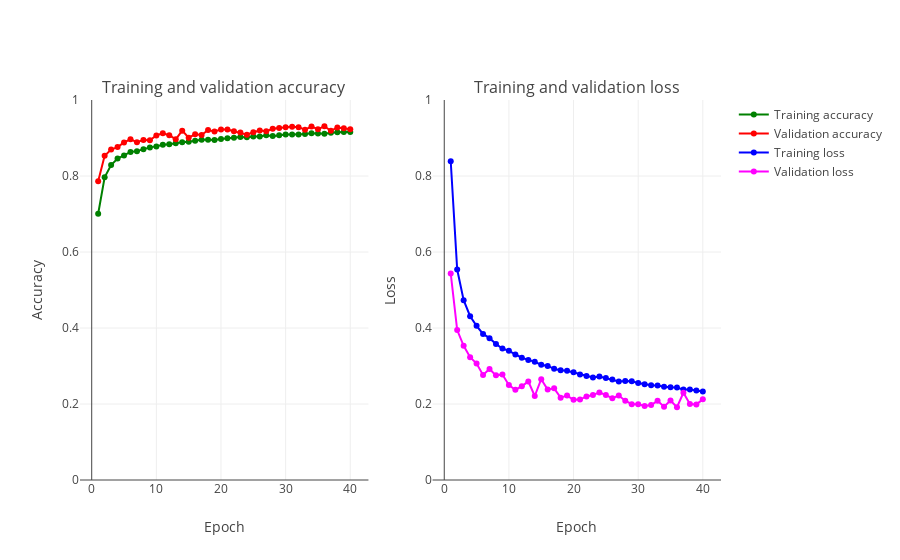

Notebook code for this chart:
### Code cell
plot_accuracy_and_loss(train_model)

### Figure 1 — Plotly figure (JSON) as saved in the notebook; plotly's stock layout.template omitted (floating-point values rounded to 4 significant figures)
{"data": [{"marker": {"color": "Green"}, "mode": "markers+lines", "name": "Training accuracy", "text": ["1", "2", "3", "4", "5", "6", "7", "8", "9", "10", "11", "12", "13", "14", "15", "16", "17", "18", "19", "20", "21", "22", "23", "24", "25", "26", "27", "28", "29", "30", "31", "32", "33", "34", "35", "36", "37", "38", "39", "40"], "type": "scatter", "uid": "a6c5864d-37e6-402d-ba22-ae4c468759c7", "x": [1, 2, 3, 4, 5, 6, 7, 8, 9, 10, 11, 12, 13, 14, 15, 16, 17, 18, 19, 20, 21, 22, 23, 24, 25, 26, 27, 28, 29, 30, 31, 32, 33, 34, 35, 36, 37, 38, 39, 40], "xaxis": "x", "y": [0.7006, 0.7967, 0.8286, 0.8461, 0.854, 0.8633, 0.8655, 0.8706, 0.8753, 0.8779, 0.8822, 0.8836, 0.8865, 0.8886, 0.8901, 0.8927, 0.8954, 0.8956, 0.8947, 0.8974, 0.8995, 0.9007, 0.9024, 0.9017, 0.9041, 0.9038, 0.9069, 0.9049, 0.9071, 0.9089, 0.9094, 0.9095, 0.9104, 0.9123, 0.9117, 0.9111, 0.9139, 0.9153, 0.9159, 0.9158], "yaxis": "y"}, {"marker": {"color": "Red"}, "mode": "markers+lines", "name": "Validation accuracy", "text": ["1", "2", "3", "4", "5", "6", "7", "8", "9", "10", "11", "12", "13", "14", "15", "16", "17", "18", "19", "20", "21", "22", "23", "24", "25", "26", "27", "28", "29", "30", "31", "32", "33", "34", "35", "36", "37", "38", "39", "40"], "type": "scatter", "uid": "b842499f-8a0a-4354-8d12-a0e9ba83b5ed", "x": [1, 2, 3, 4, 5, 6, 7, 8, 9, 10, 11, 12, 13, 14, 15, 16, 17, 18, 19, 20, 21, 22, 23, 24, 25, 26, 27, 28, 29, 30, 31, 32, 33, 34, 35, 36, 37, 38, 39, 40], "xaxis": "x", "y": [0.7865, 0.8535, 0.8697, 0.876, 0.8884, 0.8965, 0.8891, 0.895, 0.8939, 0.9068, 0.9127, 0.9073, 0.8964, 0.9193, 0.9008, 0.9096, 0.908, 0.9209, 0.9173, 0.9227, 0.9222, 0.9177, 0.9142, 0.9086, 0.9153, 0.9198, 0.9178, 0.9242, 0.9265, 0.9284, 0.9299, 0.9285, 0.9217, 0.93, 0.9233, 0.9308, 0.919, 0.9278, 0.9255, 0.9229], "yaxis": "y"}, {"marker": {"color": "Blue"}, "mode": "markers+lines", "name": "Training loss", "text": ["1", "2", "3", "4", "5", "6", "7", "8", "9", "10", "11", "12", "13", "14", "15", "16", "17", "18", "19", "20", "21", "22", "23", "24", "25", "26", "27", "28", "29", "30", "31", "32", "33", "34", "35", "36", "37", "38", "39", "40"], "type": "scatter", "uid": "9ff58783-44cc-42c3-8ca8-fe5006f58dea", "x": [1, 2, 3, 4, 5, 6, 7, 8, 9, 10, 11, 12, 13, 14, 15, 16, 17, 18, 19, 20, 21, 22, 23, 24, 25, 26, 27, 28, 29, 30, 31, 32, 33, 34, 35, 36, 37, 38, 39, 40], "xaxis": "x2", "y": [0.8387, 0.5538, 0.4732, 0.431, 0.4056, 0.3844, 0.3733, 0.3577, 0.346, 0.3399, 0.3303, 0.3217, 0.3161, 0.311, 0.3031, 0.3002, 0.2926, 0.2885, 0.2876, 0.2832, 0.2778, 0.2738, 0.27, 0.2721, 0.2682, 0.2647, 0.259, 0.2604, 0.2596, 0.2552, 0.2518, 0.2494, 0.2486, 0.2451, 0.2439, 0.2435, 0.2379, 0.2383, 0.2356, 0.2329], "yaxis": "y2"}, {"marker": {"color": "Magenta"}, "mode": "markers+lines", "name": "Validation loss", "text": ["1", "2", "3", "4", "5", "6", "7", "8", "9", "10", "11", "12", "13", "14", "15", "16", "17", "18", "19", "20", "21", "22", "23", "24", "25", "26", "27", "28", "29", "30", "31", "32", "33", "34", "35", "36", "37", "38", "39", "40"], "type": "scatter", "uid": "ec2872b2-e778-4b31-a1bd-85a73a92ab8f", "x": [1, 2, 3, 4, 5, 6, 7, 8, 9, 10, 11, 12, 13, 14, 15, 16, 17, 18, 19, 20, 21, 22, 23, 24, 25, 26, 27, 28, 29, 30, 31, 32, 33, 34, 35, 36, 37, 38, 39, 40], "xaxis": "x2", "y": [0.5436, 0.3946, 0.3532, 0.323, 0.3063, 0.2766, 0.2922, 0.2754, 0.2777, 0.2499, 0.2375, 0.2464, 0.2595, 0.2211, 0.2654, 0.2379, 0.2413, 0.2167, 0.2221, 0.2109, 0.2116, 0.2199, 0.2235, 0.2306, 0.2234, 0.2153, 0.2222, 0.2088, 0.1996, 0.1995, 0.1948, 0.1973, 0.2084, 0.1931, 0.2093, 0.1916, 0.2297, 0.2002, 0.199, 0.2122], "yaxis": "y2"}], "layout": {"annotations": [{"font": {"size": 16}, "showarrow": false, "text": "Training and validation accuracy", "x": 0.225, "xanchor": "center", "xref": "paper", "y": 1, "yanchor": "bottom", "yref": "paper"}, {"font": {"size": 16}, "showarrow": false, "text": "Training and validation loss", "x": 0.775, "xanchor": "center", "xref": "paper", "y": 1, "yanchor": "bottom", "yref": "paper"}], "xaxis": {"anchor": "y", "domain": [0, 0.45], "title": {"text": "Epoch"}}, "xaxis2": {"anchor": "y2", "domain": [0.55, 1], "title": {"text": "Epoch"}}, "yaxis": {"anchor": "x", "domain": [0, 1], "range": [0, 1], "title": {"text": "Accuracy"}}, "yaxis2": {"anchor": "x2", "domain": [0, 1], "range": [0, 1], "title": {"text": "Loss"}}}}
